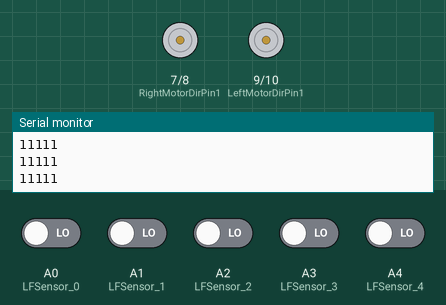
Simulated run of this sketch. Board: Arduino Uno, built with avr-gcc and run on an emulated ATmega328P. Parts: motor-driver pin pairs drawn as motors (green arrow = first pin HIGH = forward, orange = second pin HIGH = backward, longer = more drive, scaled by the enable pin), the last lines printed to the serial monitor. The test bench sets the inputs (shaded band); at power-on: A0 (LFSensor_0), A1 (LFSensor_1), A2 (LFSensor_2), A3 (LFSensor_3), A4 (LFSensor_4) LOW.

Above: at 1.2 s.
1.3 s: A0 (LFSensor_0) driven HIGH
2.8 s: A1 (LFSensor_1) driven HIGH and A2 (LFSensor_2) driven HIGH
At 4.0 s:
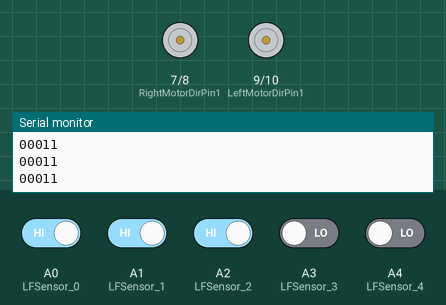
4.3 s: A1 (LFSensor_1) driven LOW
At 5.4 s:
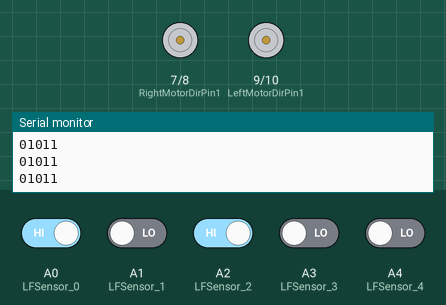
5.8 s: A1 (LFSensor_1) driven HIGH
At 6.8 s:
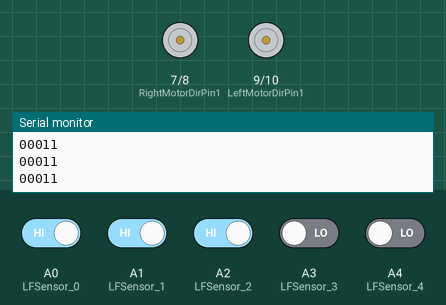
7.3 s: A3 (LFSensor_3) driven HIGH and A4 (LFSensor_4) driven HIGH
At 7.78 s:
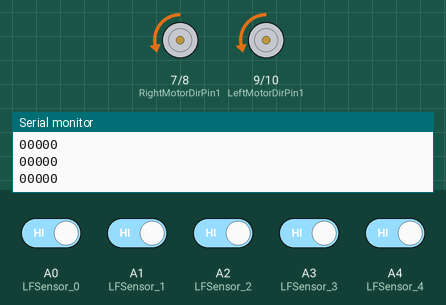
10.3 s: A2 (LFSensor_2) driven LOW
Timing chart, 0 to 12.9 s (numbered marks = the images above; inputs shaded):
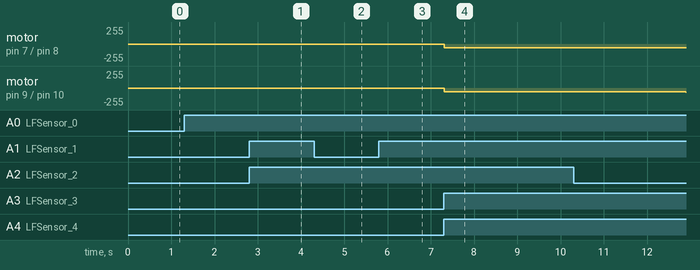

The sketch:

lesson3B.ino
```cpp
/*  ___   ___  ___  _   _  ___   ___   ____ ___  ____
 * / _ \ /___)/ _ \| | | |/ _ \ / _ \ / ___) _ \|    \
 *| |_| |___ | |_| | |_| | |_| | |_| ( (__| |_| | | | |
 * \___/(___/ \___/ \__  |\___/ \___(_)____)___/|_|_|_|
 *                  (____/
 * Osoyoo Wifi Arduino Robot Car project
 * USe WI-FI UDP protocol to control robot car
 * tutorial url: https://osoyoo.com/?p=32758
 */
/*Declare L298N Dual H-Bridge Motor Controller directly since there is not a library to load.*/


//Define L298N Dual H-Bridge Motor Controller Pins
#define speedPinR 5    //  RIGHT PWM pin connect MODEL-X ENA
#define RightMotorDirPin1  7    //Right Motor direction pin 1 to MODEL-X IN1
#define RightMotorDirPin2  8    //Right Motor direction pin 2 to MODEL-X IN2
#define speedPinL 6    // Left PWM pin connect MODEL-X ENB
#define LeftMotorDirPin1  9    //Left Motor direction pin 1 to MODEL-X IN3
#define LeftMotorDirPin2  10   //Left Motor direction pin 1 to MODEL-X IN4


/*From left to right, connect to D3,A1-A3 ,D10*/
#define LFSensor_0 A0  //OLD D3
#define LFSensor_1 A1
#define LFSensor_2 A2
#define LFSensor_3 A3
#define LFSensor_4 A4  //OLD D10

#define FAST_SPEED 70
#define MID_SPEED 65
#define SLOW_SPEED  55     //back speed


/*motor control*/
void go_Advance(void)  //Forward
{
  digitalWrite(RightMotorDirPin1, LOW);
  digitalWrite(RightMotorDirPin2,HIGH);
  digitalWrite(LeftMotorDirPin1,LOW);
  digitalWrite(LeftMotorDirPin2,HIGH);
  analogWrite(speedPinL,100);
  analogWrite(speedPinR,100);
}
void go_Left(int t=0)  //Turn left
{
  digitalWrite(RightMotorDirPin1,LOW );
  digitalWrite(RightMotorDirPin2,HIGH);
  digitalWrite(LeftMotorDirPin1,HIGH);
  digitalWrite(LeftMotorDirPin2,LOW);
  analogWrite(speedPinL,0);
  analogWrite(speedPinR,100);
  delay(t);
}
void go_Right(int t=0)  //Turn right
{
  digitalWrite(RightMotorDirPin1,HIGH);
  digitalWrite(RightMotorDirPin2,LOW);
  digitalWrite(LeftMotorDirPin1,LOW);
  digitalWrite(LeftMotorDirPin2,HIGH);
  analogWrite(speedPinL,100);
  analogWrite(speedPinR,0);
  delay(t);
}
void go_Back(int t=0)  //Reverse
{
  digitalWrite(RightMotorDirPin1,HIGH);
  digitalWrite(RightMotorDirPin2,LOW);
  digitalWrite(LeftMotorDirPin1,HIGH);
  digitalWrite(LeftMotorDirPin2,LOW);
  analogWrite(speedPinL,100);
  analogWrite(speedPinR,100);
  delay(t);
}
void stop_Stop()    //Stop
{
  digitalWrite(RightMotorDirPin1, LOW);
  digitalWrite(RightMotorDirPin2,LOW);
  digitalWrite(LeftMotorDirPin1,LOW);
  digitalWrite(LeftMotorDirPin2,LOW);
}
/*set motor speed */
void set_Motorspeed(int speed_L,int speed_R)
{
  analogWrite(speedPinL,speed_L);
  analogWrite(speedPinR,speed_R);
}

void setup()
{

  pinMode(RightMotorDirPin1, OUTPUT);
  pinMode(RightMotorDirPin2, OUTPUT);
  pinMode(speedPinL, OUTPUT);

  pinMode(LeftMotorDirPin1, OUTPUT);
  pinMode(LeftMotorDirPin2, OUTPUT);
  pinMode(speedPinR, OUTPUT);
  stop_Stop();//stop move

  Serial.begin(9600);   // initialize serial for debugging

}

boolean flag=false;
void loop()
{
 auto_tracking();
} //end of loop

char sensor[5];
 /*read sensor value string, 1 stands for black, 0 starnds for white, i.e 10000 means the first sensor(from left) detect black line, other 4 sensors detected white ground */
String read_sensor_values()
{   int sensorvalue=32;
  sensor[0]= digitalRead(LFSensor_0);

  sensor[1]=digitalRead(LFSensor_1);

  sensor[2]=digitalRead(LFSensor_2);

  sensor[3]=digitalRead(LFSensor_3);

  sensor[4]=digitalRead(LFSensor_4);
  sensorvalue +=sensor[0]*16+sensor[1]*8+sensor[2]*4+sensor[3]*2+sensor[4];
  sensorvalue =~sensorvalue;
  String senstr= String(sensorvalue,BIN);
  senstr=senstr.substring(11,16);


  return senstr;
}

void auto_tracking(){
 String sensorval= read_sensor_values();
  Serial.println(sensorval);
 if (  sensorval=="11000" || sensorval=="10000"  || sensorval=="01000")
 {
  //The black line is in the left of the car, need  left turn
      go_Left();  //Turn left
    set_Motorspeed(0,FAST_SPEED);
 //   delay(50);
 //   stop_Stop();
    }
else if (sensorval=="10100" || sensorval=="00100" || sensorval=="01100" || sensorval=="11100"  || sensorval=="10010" || sensorval=="11010")
{
      go_Advance();  //Turn slight left
    set_Motorspeed(SLOW_SPEED,MID_SPEED);
 //   delay(50);
//    stop_Stop();

}
 else if ( sensorval=="00011" || sensorval=="00001"  || sensorval=="00010" ){ //The black line is  on the right of the car, need  right turn

     go_Right();  //Turn right
       set_Motorspeed(FAST_SPEED,0);
          // delay(50);
   // stop_Stop();
    }
 else if (sensorval=="00101" || sensorval=="00110" || sensorval=="00111" || sensorval=="01101" || sensorval=="01111"   || sensorval=="01011" || sensorval=="01110"  || sensorval=="01001")
 {
       go_Advance();  //Turn slight right
       set_Motorspeed( MID_SPEED,SLOW_SPEED);
        //   delay(50);
    //stop_Stop();
 }
  else if (sensorval=="01110"  || sensorval=="00100"   ){
      go_Advance();  //Turn slight right
       set_Motorspeed(MID_SPEED,MID_SPEED);
  //         delay(50);
  //  stop_Stop();
  }
 else if (sensorval=="11111"){
   stop_Stop();   //The car front touch stop line, need stop
    set_Motorspeed(0,0);
    }

  else   if (sensorval=="00000" ){
    go_Advance();  //Turn slight right
       set_Motorspeed(SLOW_SPEED,SLOW_SPEED);
     delay(50);
     stop_Stop();
    }

}
```

Measured:
- after the input at 2.8 s, motor on pin 7 (RightMotorDirPin1) / pin 8 (RightMotorDirPin2): stays stopped (without the input it goes to backward 65/255 after 1.5 s); motor on pin 9 (LeftMotorDirPin1) / pin 10 (LeftMotorDirPin2): stays stopped (without the input it goes to backward 55/255 after 1.5 s)
- after the input at 4.3 s, motor on pin 7 (RightMotorDirPin1) / pin 8 (RightMotorDirPin2): stays stopped (without the input it goes to forward 70/255 after 1.5 s)
- after the input at 5.8 s, motor on pin 7 (RightMotorDirPin1) / pin 8 (RightMotorDirPin2): stays stopped (without the input it goes to backward 65/255 after 1.5 s); motor on pin 9 (LeftMotorDirPin1) / pin 10 (LeftMotorDirPin2): stays stopped (without the input it goes to backward 55/255 after 1.5 s)
- after the input at 7.3 s, motor on pin 7 (RightMotorDirPin1) / pin 8 (RightMotorDirPin2), motor on pin 9 (LeftMotorDirPin1) / pin 10 (LeftMotorDirPin2): stopped → backward 55/255 at once
- after the input at 10.3 s, motor on pin 9 (LeftMotorDirPin1) / pin 10 (LeftMotorDirPin2): backward 55/255 → backward 65/255 after 2.6 s
